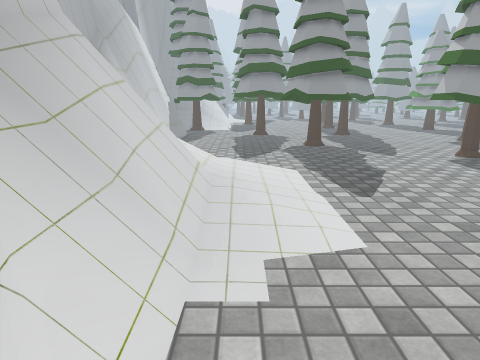
[1] (above)

24 first-person views from a walk through a 3-D level made in the Unity game engine. The camera is 1.4 m above the floor, tilts 14° down and sees 75° across. The floor is counted in squares, 0.5 m on a side. Each view is taken from the middle of a square. On the plan, view 1 faces up. The plan holds only what a view shows up to about 20 squares ahead; the rest is blank. The place goes on beyond the plan. Some animated figures are left out. Some surface patterns are stand-ins.

[2]
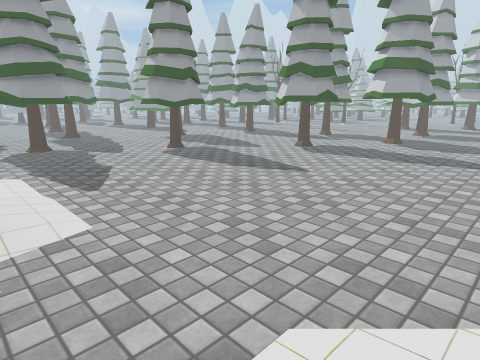

[3]
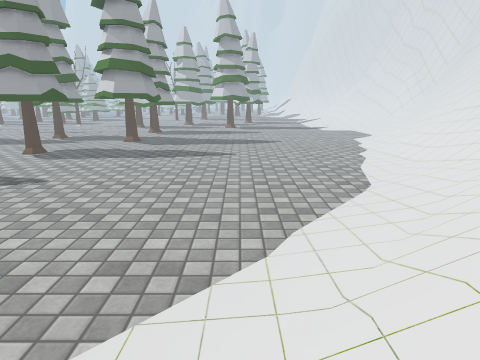

[4]
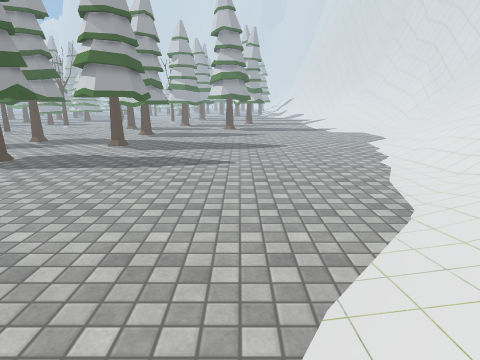

[5]
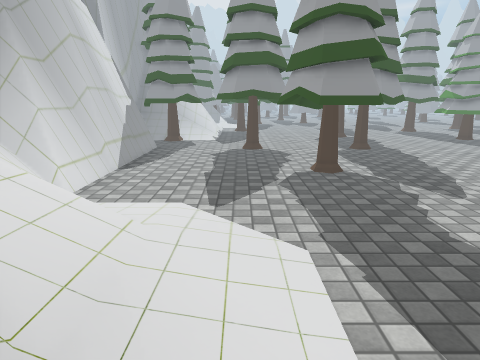

[6]
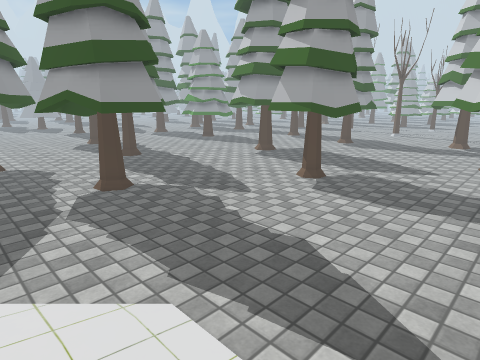

[7]
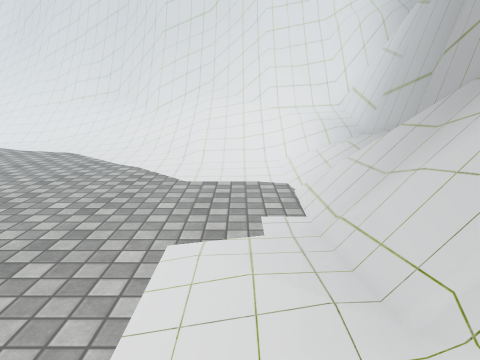

[8]
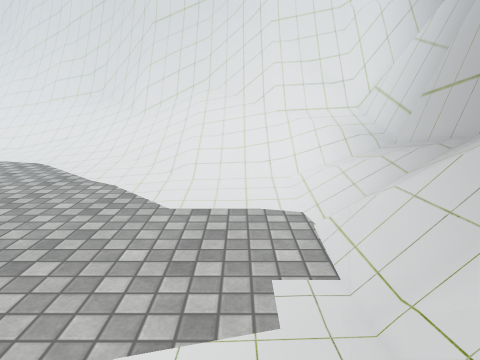

[9]
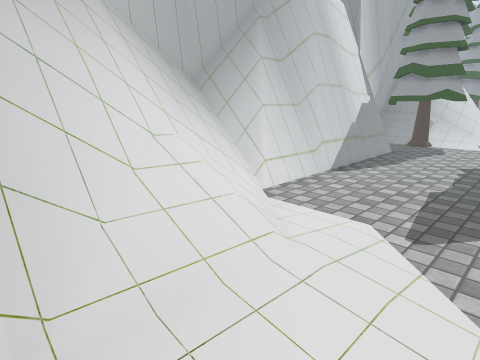

[10]
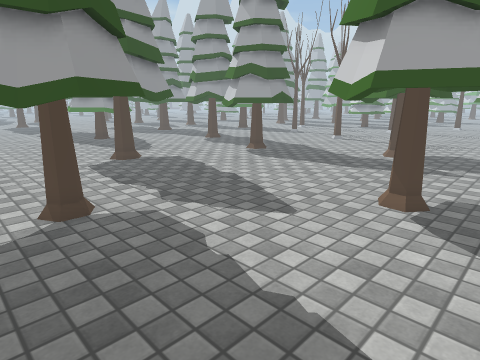

[11]
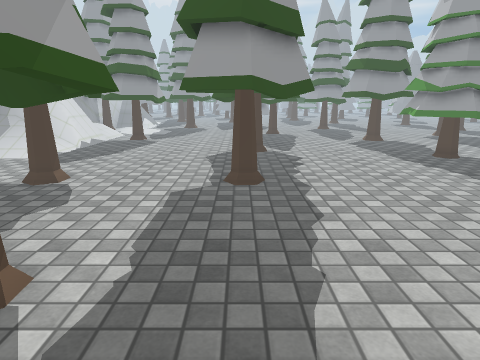

[12]
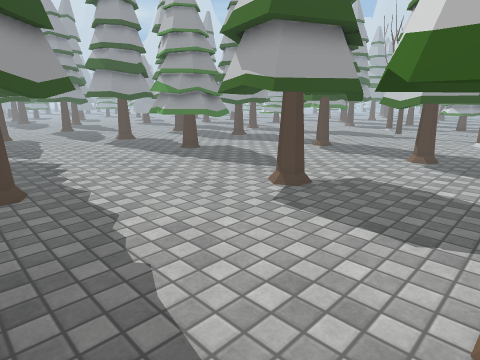

[13]
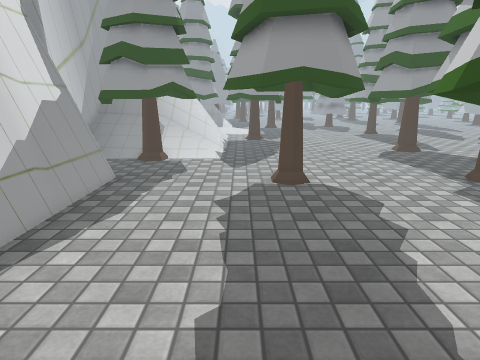

[14]
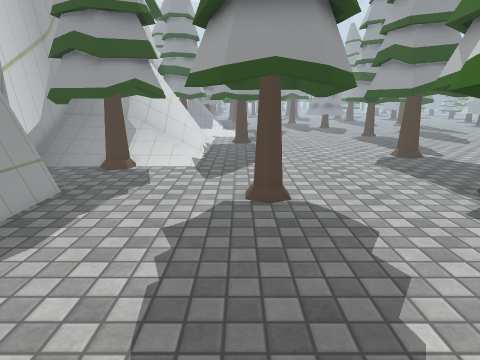

[15]
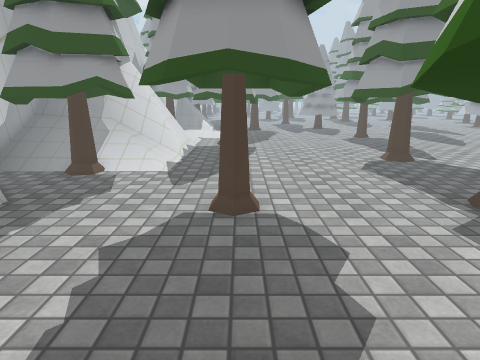

[16]
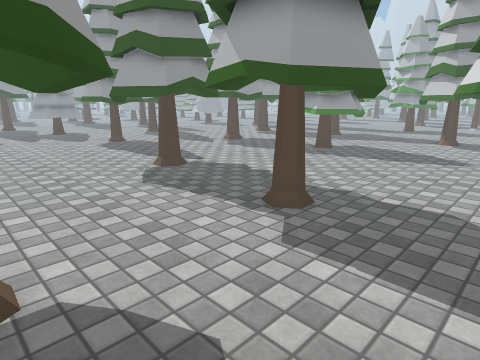

[17]
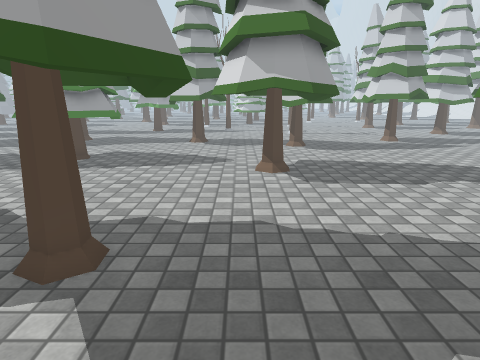

[18]
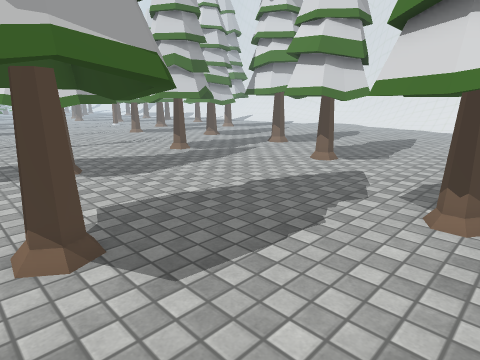

[19]
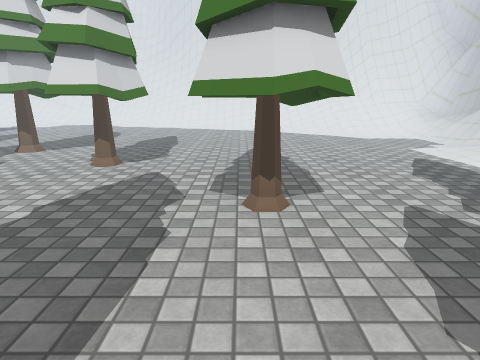

[20]
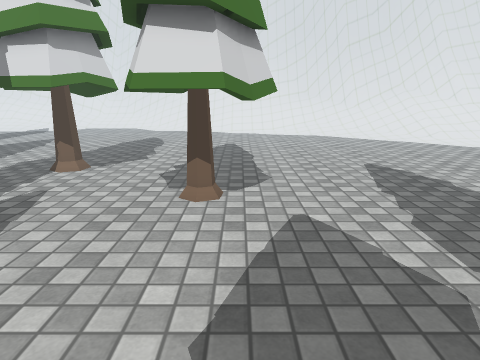

[21]
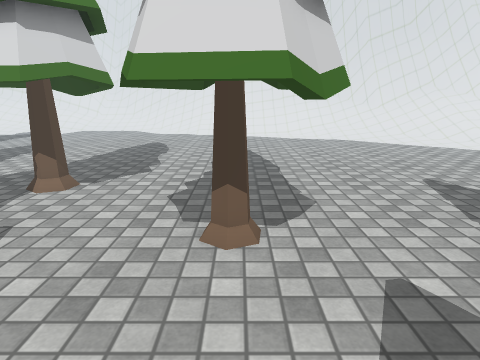

[22]
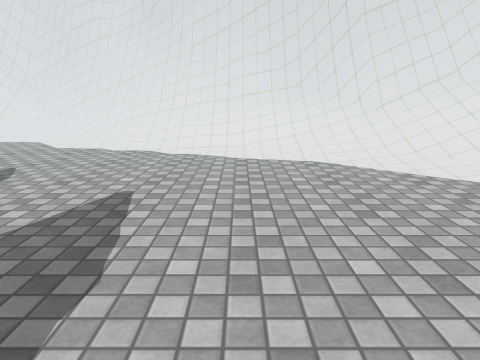

[23]
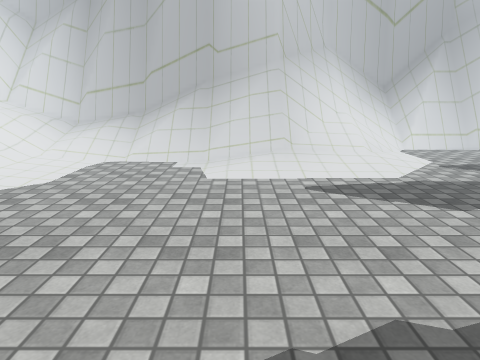

[24]
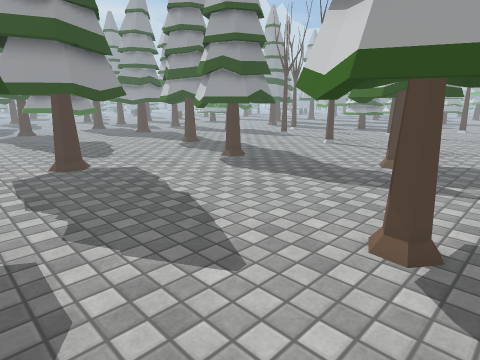

### Floor plan
Key: @ floor where view 1 was taken; # wall or solid block; . main floor; : floor 0.25 m higher than the main floor; + floor 0.75 m higher than the main floor; * floor 1 m higher than the main floor; % floor 1.25 m higher than the main floor; & floor 1.75 m higher than the main floor; / step, stairs or slope; = window, fence, low wall or low ledge; ^ raised ledge; T tree; O other object.
Columns run from 7 left of view 1 to 25 right of it. Each row starts with its distance up from view 1.
 37 ==/////........ TTT .......
 36  *////........TTTTTT.......
 35   T  /.........TTTTT.....TT
 34  TTTT .........TTTT .....TTT  ..
 33  TTTT ..........TTT......TTTT ..
 32  TTTTT...................TTTTT..
 31 =TTTT........... .........TTT...
 30 #= T....TTT....TTTT.............T
 29  #=....T.TTT..TTT.T.............T
 28  #=... TTTTT..TTTTT.............T
 27  #=....TTTTT..TTTTT.............T
 26  #=.....TTT....TTT.....TTT.......
 25  #=...................TTTTT......
 24  #=...................T.TTT .....
 23  #=.......TTTT........TTT.T...TTT
 22  #=.......TT.TT.......TTTTT...TTT
 21 ##=.......T.T.T........TTT....TTT
 20 ##=.......TTTTT...............TTT
 19 ##=........TTT.....TT..........TT
 18 ##=..............TTTTT...........
 17 #^=..............TTTTT...........
 16 #^//.............TTTTT...........
 15 #^///.............TTTT...........
 14 #^////:.........................O
 13 #^=////:.................TTT.....
 12 ##=#///:.................TTTT....
 11 ###=#//:................TTTTT....
 10  ###=#::................TTTTT....
  9  ####=#::................TTT ..TT
  8  ####^#::......................TT
  7  ^^##^#:......................TTT
  6  ^^&#^#.......................TTT
  5  ^^/=^.........................TT
  4  ^#/ =...........................
  3  ^#///...........................
  2  ^#////..........................
  1  ^#///...........................
  0  ##*///@.........................
 -1  ##+///..........................
 -2  ##+///..........................
 -3  #=////////......................
 -4  #=/////////....................
 -5  #=%%////////:...................
 -6 ^#=%%/////////:..................
 -7 ^#^====#///////::................
 -8  ^#####=#//////////..............
 -9   ^^^^^^=#//////////.............
-10        ^^=#//////////............
-11         ^^=====#////////////.....
-12          ^^^^##=#///////////:://.

Positions as (right, up) in squares from view 1, and headings:
1: (0, 0), facing up
2: (0, -2), facing up-right
3: (0, -2), facing right
4: (3, -2), facing right
5: (1, 7), facing up
6: (0, 9), facing up-right
7: (1, 12), facing down
8: (1, 9), facing down
9: (2, 9), facing up-left
10: (10, 8), facing up-right
11: (9, 17), facing up
12: (8, 17), facing up-right
13: (0, 17), facing up
14: (1, 19), facing up
15: (2, 20), facing up
16: (2, 23), facing up-right
17: (4, 25), facing right
18: (11, 25), facing down-right
19: (13, 25), facing down
20: (18, 20), facing down
21: (19, 17), facing down
22: (15, 8), facing down
23: (14, 7), facing left
24: (13, 9), facing up-right
